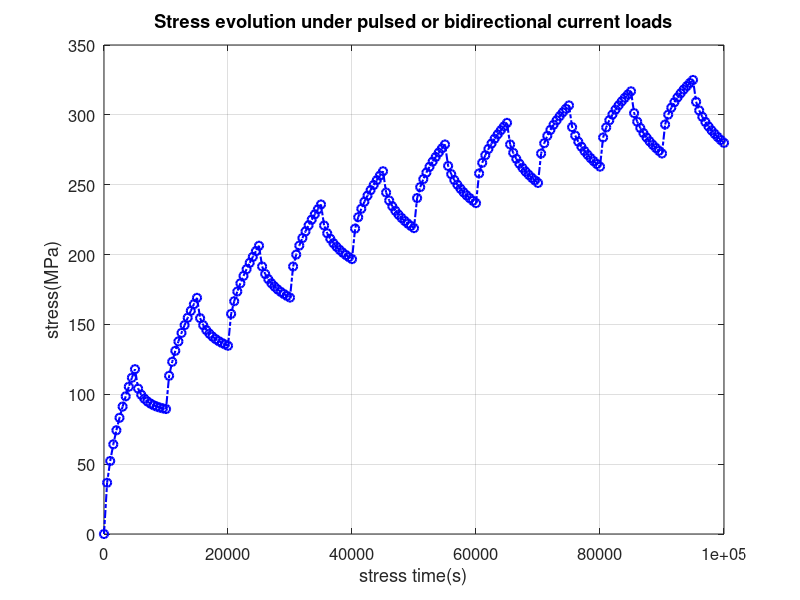

The MATLAB source for this figure:
%
% Author: VSCLAB,UCR
% Date: 03/07/2016   
% Purpose    : Stress evolution under pulsed or bidirectional current
% loads
% Return     : stress (EM stress+residual stress)

clc
clear

%%%%%%%%%%%%%%%%%%%%%%%%%%%%%%%%%%%%%%%%%%%%%%%%%%%%%%%%%%%%%%%%%%%%%%%%%%%%%%%%%
% Model parameters:                                                             %
% B: Effective bulk elasticity modulus                                          %
% Omega: Atomic lattice volume                                                  %
% kB: Boltzmann constant                                                        %
% L: Wire length                                                                %
% rstress: Residual stress  (e.g. thermal stress)                               %
% q*Z: Effective charge of migrating atoms                                      %
% Ea: Activation energy                                                         %
% Da: Effective atomic diffusivity                                              %
% resistivity_Cu: Copper resistivity                                            % 
% T1: Temperature corresponding to current density1                             %
% T2: Temperature corresponding to current density2                             %
%%%%%%%%%%%%%%%%%%%%%%%%%%%%%%%%%%%%%%%%%%%%%%%%%%%%%%%%%%%%%%%%%%%%%%%%%%%%%%%%%
B = 1e11; %(Pa)
Omega = 1.66e-29; %(m^3)
kB = 1.38e-23; %(m^2.kg.s^2.K^-1)
L = 1e-4; %(m) 
rstress=0; %(Pa) 
Z = 10; 
q = 1.6e-19; %(C)
resistivity_Cu = 3e-8; %(Ohm.m)
T1 = 363; %(K) 
T2 = 353; %(K)
T = [T1,T2];
D0 = 7.56e-5; % (m^2.s^-1) 
Ea = 0.86*q; 
Da = D0*exp(-Ea/kB./T);
kappa = Da*B*Omega/kB./T;
theta = 4*q*Z*resistivity_Cu/Omega/L;

%%%%%%%%%%%%%%%%%%%%%%%%%%%%%%%%%%%%%%%%%%%%%%%%%%%%%%%%%%%%%%%%%%%%%%%%%%%%%%%%%
% Simulation parameters:                                                        %
% curden: Current density                                                       %
% loc: Coordinate along the wire                                                %
% tmax: maximum stress time                                                     %
% P: Period                                                                     % 
% dc: Duty cycle                                                                % 
% tstep: Time step                                                              %
% T: Temperature                                                                %
%%%%%%%%%%%%%%%%%%%%%%%%%%%%%%%%%%%%%%%%%%%%%%%%%%%%%%%%%%%%%%%%%%%%%%%%%%%%%%%%%
curden1 = 3e9; %(A.m^-2)
curden2 = 1e9;
curden = [curden1, curden2];
tmax = 1e5; %(s);
P = tmax/10; %(s)
dc = 0.5;
t1 = P*dc;
t2 = P-t1;
tstep = P/20;
t = 0:tstep:tmax;
loc = 0; % cathode end

%%%%%%%%%%%%%%%%%%%%%%%%%%%%%%%%%%%%%%%%%%%%%%%%%%%%%%%%%%%%%%%%%%%%%%%%%%%%%%%%%
% calculate stress (EM stress + residual_stress) at cathode end                 %                                                         %%%%%%%%%%%%%%%%%%%%%%%%%%%%%%%%%%%%%%%%%%%%%%%%%%%%%%%%%%%%%%%%%%%%%%%%%%%%%%%%%
M = size(t,2);
stress = zeros(M,1);
N = 100;
eta = (1:2:2*N-1)*pi/L;
for i = 1:M
    m = floor(t(i)/P);
    tao = mod(t(i),P);  
    if tao <= t1 % curden(1)
       term1 = exp(-kappa(1).*eta.^2*tao);
       term2 = exp(-eta.^2*(kappa(1)*(tao+t1)+kappa(2)*t2));
       term3 = exp(-eta.^2*(kappa(1)*tao+kappa(2)*t2));
       zeta = (1-exp(-eta.^2*m*(kappa(1)*t1+kappa(2)*t2)))./...
       (1-exp(-eta.^2*(kappa(1)*t1+kappa(2)*t2)));
       phi = cos(eta*loc).*eta.^-2.*(curden(1)*(1-term1)+zeta*curden(1)...
       .*(term3-term2)+zeta*curden(2).*(term1-term3));
    else % curden(2)
       tao = tao-t1;
       term1 = exp(-kappa(2)*eta.^2*tao);
       term2 = exp(-eta.^2*(kappa(1)*t1+kappa(2)*(tao+t2)));
       term3 = exp(-eta.^2*(kappa(1)*2*t1+kappa(2)*(tao+t2)));
       term4 = exp(-eta.^2*(kappa(1)*t1+kappa(2)*tao));
       zeta = (1-exp(-eta.^2*m*(kappa(1)*t1+kappa(2)*t2)))./...
       (1-exp(-eta.^2*(kappa(1)*t1+kappa(2)*t2)));
       phi = cos(eta*loc).*eta.^-2.*(curden(2)*(1-term1)+curden(1)...
           *(term1-term4)+zeta*curden(1).*(term2-term3)+zeta*curden(2).*(term4-term2));
    end
    stress(i) = theta*sum(phi)+rstress;
end

%% plot
figure
plot(t,stress*1e-6,'-.ob','linewidth',1.5)
xlabel('stress time(s)','fontsize',16)
ylabel('stress(MPa)','fontsize',16)
set(gca,'fontsize',12)
title('Stress evolution under pulsed or bidirectional current loads')
grid on
